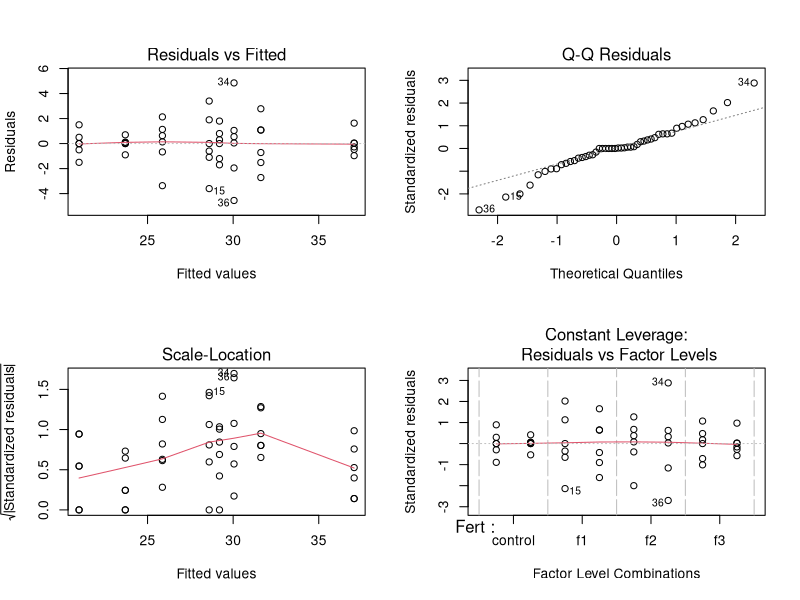
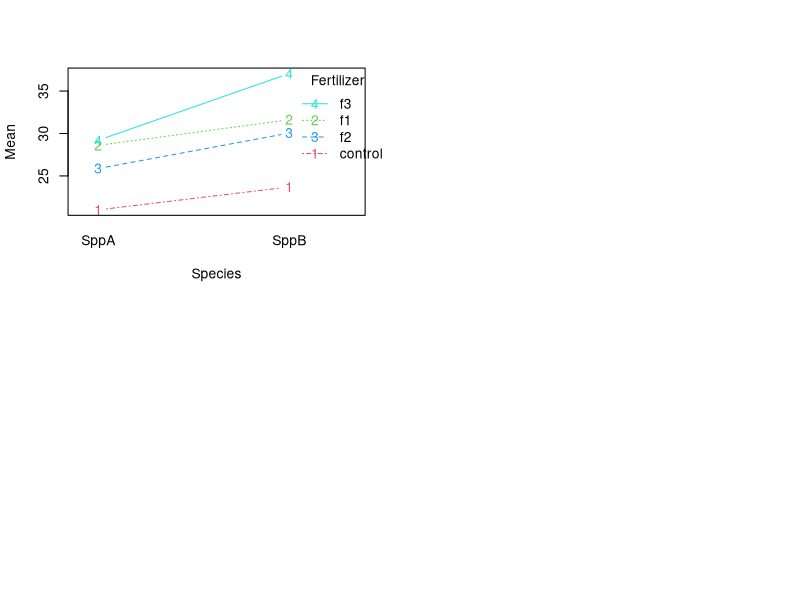

Write the R code that produced these figures, in order. (Note: this script raises an error after producing the figures.)
Fert<-c(rep("control", 12),rep("f1", 12),
        rep("f2", 12),rep("f3", 12))
Species<-c(rep(c(rep("SppA", 6),rep("SppB", 6)),4))
Height<-c(21.0, 19.5, 22.5, 21.5, 20.5, 21.0,
          23.7, 23.8, 23.8, 23.7, 22.8, 24.4,
          32.0, 30.5, 25.0, 27.5, 28.0, 28.6,
          30.1, 28.9, 30.9, 34.4, 32.7, 32.7,
          22.5, 26.0, 28.0, 27.0, 26.5, 25.2,
          30.6, 31.1, 28.1, 34.9, 30.1, 25.5,
          28.0, 27.5, 31.0, 29.5, 30.0, 29.2,
          36.1, 36.6, 38.7, 37.1, 36.8, 37.1)
df<-data.frame(Fert=Fert, Species=Species, Height=Height)

modelAB<-aov(Height~Fert+Species+Fert:Species, data=df)
library(car)
Anova(modelAB,type="III")

par(mfrow=c(2,2))
plot(modelAB)

interaction.plot(x.factor = df$Species, trace.factor = df$Fert,
                 response = df$Height, type ="b",col = 2:5,
                 xlab ="Species", ylab ="Mean", trace.label ="Fertilizer")

lsm.Fert=lsmeans(modelAB,~Fert)
contrast(lsm.Fert,method="pairwise")
cld(lsm.Fert)

lsm.Species=lsmeans(modelAB,~Species)
contrast(lsm.Species,method="pairwise")
cld(lsm.Species)

library(multcompView)
lsminter=lsmeans(modelAB, ~ Fert:Species )
cld(lsminter, alpha=0.05)



##2
A<-c(rep("1", 10),rep("2", 10))
B<-rep(c(c(rep("1", 5),rep("2", 5))), 2)
resp<-c(12.9, 11.3, 11.7, 12.1, 12.3,
        13.7, 12.8, 13.6, 13.1, 13.5,
        14.2, 14.5, 13.9, 13.6, 14.4,
        13.5, 13.1, 13.3, 13.1, 13.4)
df<-data.frame(A=A, B=B, resp=resp)

modelAB<-aov((resp)^2~A+B+A:B, data=df)
Anova(modelAB,type="III")

par(mfrow=c(2,2))
plot(modelAB)

interaction.plot(x.factor = df$B, trace.factor = df$A,
                 response = df$resp, type ="b",col = 2:5,
                 xlab ="Factor B", ylab ="Mean", trace.label ="Factor A")

lsminter=lsmeans(modelAB, ~ A:B )
cld(lsminter, alpha=0.05)

lsm.FactorA=lsmeans(modelAB,~A)
contrast(lsm.FactorA,method="pairwise")
cld(lsm.FactorA)

lsm.FactorB=lsmeans(modelAB,~B)
contrast(lsm.FactorB,method="pairwise")
cld(lsm.FactorB)
